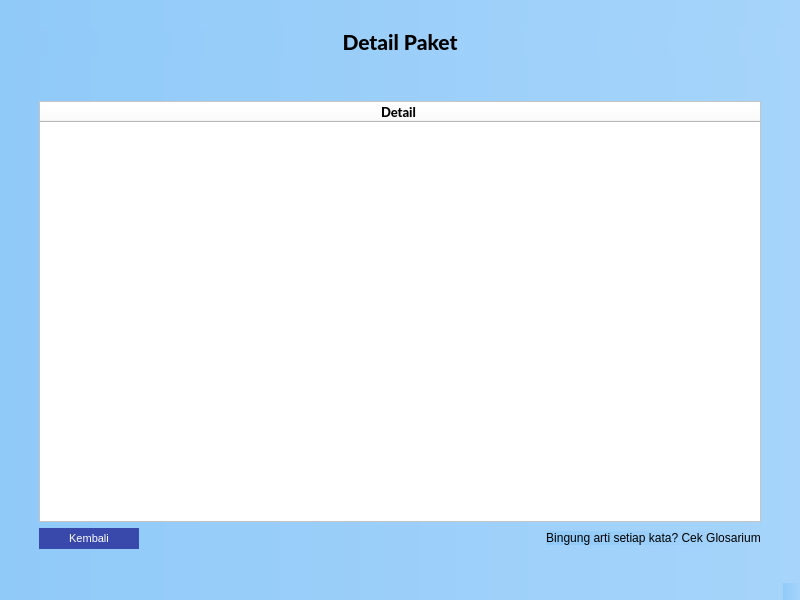
<?xml version="1.0" encoding="UTF-8"?>
<ui version="4.0">
 <class>hasil_detail</class>
 <widget class="QMainWindow" name="hasil_detail">
  <property name="geometry">
   <rect>
    <x>0</x>
    <y>0</y>
    <width>800</width>
    <height>600</height>
   </rect>
  </property>
  <property name="windowTitle">
   <string>Hasil Sniffing</string>
  </property>
  <property name="styleSheet">
   <string notr="true">background-color: qlineargradient(spread:pad, x1:0, y1:0, x2:1, y2:0, stop:0 #90caf9, stop:1 #a6d4fa);</string>
  </property>
  <widget class="QWidget" name="centralwidget">
   <layout class="QVBoxLayout" name="verticalLayout">
    <item>
     <layout class="QVBoxLayout" name="verticalLayout_2">
      <property name="topMargin">
       <number>20</number>
      </property>
      <item>
       <widget class="QLabel" name="label">
        <property name="font">
         <font>
          <family>Lato Heavy</family>
          <pointsize>16</pointsize>
         </font>
        </property>
        <property name="text">
         <string>Detail Paket</string>
        </property>
        <property name="alignment">
         <set>Qt::AlignCenter</set>
        </property>
       </widget>
      </item>
      <item>
       <layout class="QVBoxLayout" name="verticalLayout_3">
        <property name="leftMargin">
         <number>30</number>
        </property>
        <property name="topMargin">
         <number>40</number>
        </property>
        <property name="rightMargin">
         <number>30</number>
        </property>
        <property name="bottomMargin">
         <number>20</number>
        </property>
        <item>
         <widget class="QTableWidget" name="tableDetail">
          <property name="styleSheet">
           <string notr="true">background-color: rgb(255, 255, 255);</string>
          </property>
          <attribute name="horizontalHeaderCascadingSectionResizes">
           <bool>true</bool>
          </attribute>
          <attribute name="horizontalHeaderShowSortIndicator" stdset="0">
           <bool>true</bool>
          </attribute>
          <attribute name="horizontalHeaderStretchLastSection">
           <bool>true</bool>
          </attribute>
          <attribute name="verticalHeaderVisible">
           <bool>true</bool>
          </attribute>
          <column>
           <property name="text">
            <string>Detail </string>
           </property>
           <property name="font">
            <font>
             <family>Lato Heavy</family>
             <pointsize>10</pointsize>
            </font>
           </property>
           <property name="textAlignment">
            <set>AlignCenter</set>
           </property>
          </column>
         </widget>
        </item>
        <item>
         <layout class="QGridLayout" name="gridLayout">
          <item row="0" column="0">
           <widget class="QPushButton" name="kembaliBtn_detail">
            <property name="minimumSize">
             <size>
              <width>100</width>
              <height>0</height>
             </size>
            </property>
            <property name="styleSheet">
             <string notr="true">padding: 4px 15px;
font-size: 11px;
text-align: center;
cursor: pointer;
outline: none;
color: #fff;
background-color: #3949AB;
border: none;
border-radius: 15px;
box-shadow: 0 9px #999;</string>
            </property>
            <property name="text">
             <string>Kembali</string>
            </property>
            <property name="icon">
             <iconset>
              <normaloff>resource/1x/Asset 2.png</normaloff>resource/1x/Asset 2.png</iconset>
            </property>
           </widget>
          </item>
          <item row="0" column="2">
           <widget class="QPushButton" name="glosariumBtn_detailPaket">
            <property name="styleSheet">
             <string notr="true">border: none</string>
            </property>
            <property name="text">
             <string>Bingung arti setiap kata? Cek Glosarium</string>
            </property>
           </widget>
          </item>
          <item row="0" column="1">
           <spacer name="horizontalSpacer">
            <property name="orientation">
             <enum>Qt::Horizontal</enum>
            </property>
            <property name="sizeType">
             <enum>QSizePolicy::Expanding</enum>
            </property>
            <property name="sizeHint" stdset="0">
             <size>
              <width>50</width>
              <height>20</height>
             </size>
            </property>
           </spacer>
          </item>
         </layout>
        </item>
       </layout>
      </item>
     </layout>
    </item>
   </layout>
  </widget>
  <widget class="QMenuBar" name="menubar">
   <property name="geometry">
    <rect>
     <x>0</x>
     <y>0</y>
     <width>800</width>
     <height>21</height>
    </rect>
   </property>
  </widget>
  <widget class="QStatusBar" name="statusbar"/>
 </widget>
 <resources/>
 <connections/>
</ui>
